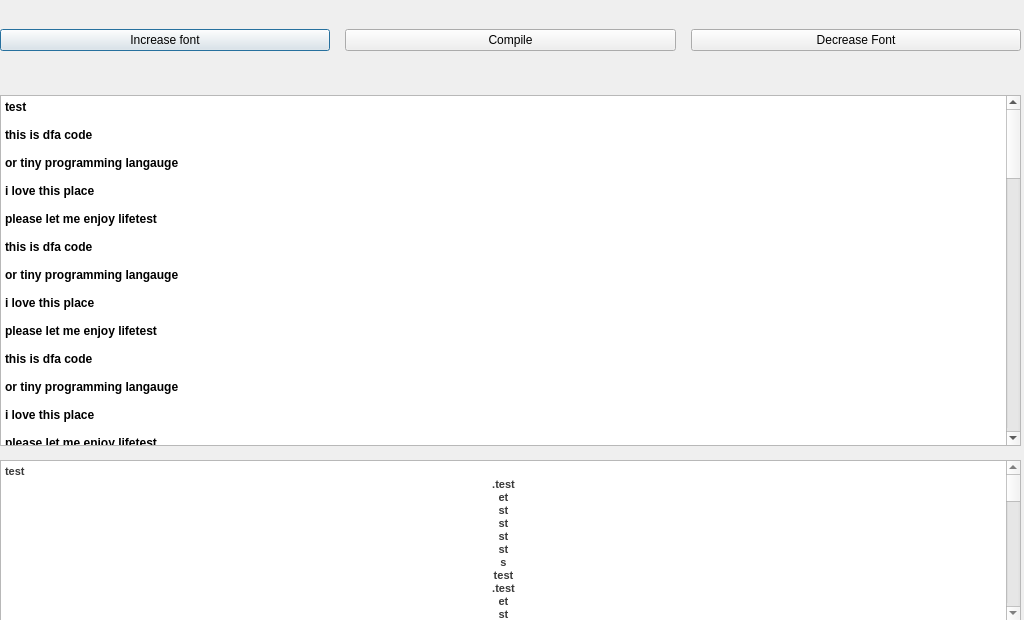
 <widget class="QDialog" name="compilerQDialog">
  <property name="geometry">
   <rect>
    <x>0</x>
    <y>0</y>
    <width>1024</width>
    <height>620</height>
   </rect>
  </property>
  <property name="sizePolicy">
   <sizepolicy hsizetype="Fixed" vsizetype="Fixed">
    <horstretch>0</horstretch>
    <verstretch>0</verstretch>
   </sizepolicy>
  </property>
  <property name="windowTitle">
   <string>TINY Compiler</string>
  </property>
  <property name="styleSheet">
   <string notr="true"/>
  </property>
  <widget class="QWidget" name="horizontalLayoutWidget">
   <property name="geometry">
    <rect>
     <x>0</x>
     <y>0</y>
     <width>1021</width>
     <height>80</height>
    </rect>
   </property>
   <layout class="QHBoxLayout" name="horizontalLayout">
    <property name="spacing">
     <number>15</number>
    </property>
    <property name="leftMargin">
     <number>0</number>
    </property>
    <property name="topMargin">
     <number>0</number>
    </property>
    <property name="rightMargin">
     <number>0</number>
    </property>
    <property name="bottomMargin">
     <number>0</number>
    </property>
    <item>
     <widget class="QPushButton" name="inc_font_button">
      <property name="toolTip">
       <string>&lt;html&gt;&lt;head/&gt;&lt;body&gt;&lt;p&gt;&lt;span style=&quot; font-size:10pt; font-style:italic;&quot;&gt;Increase font&lt;/span&gt;&lt;/p&gt;&lt;/body&gt;&lt;/html&gt;</string>
      </property>
      <property name="whatsThis">
       <string>&lt;html&gt;&lt;head/&gt;&lt;body&gt;&lt;p&gt;&lt;span style=&quot; font-size:10pt; font-style:italic;&quot;&gt;Increase font&lt;/span&gt;&lt;/p&gt;&lt;/body&gt;&lt;/html&gt;</string>
      </property>
      <property name="styleSheet">
       <string notr="true">
font: 75 12pt &quot;MS Shell Dlg 2&quot;;</string>
      </property>
      <property name="text">
       <string>Increase font</string>
      </property>
     </widget>
    </item>
    <item>
     <widget class="QPushButton" name="compile_button">
      <property name="toolTip">
       <string>&lt;html&gt;&lt;head/&gt;&lt;body&gt;&lt;p&gt;&lt;span style=&quot; font-size:10pt; font-style:italic;&quot;&gt;Execute TINY code&lt;/span&gt;&lt;/p&gt;&lt;/body&gt;&lt;/html&gt;</string>
      </property>
      <property name="whatsThis">
       <string>&lt;html&gt;&lt;head/&gt;&lt;body&gt;&lt;p&gt;&lt;span style=&quot; font-size:10pt; font-style:italic;&quot;&gt;Execute TINY code&lt;/span&gt;&lt;/p&gt;&lt;/body&gt;&lt;/html&gt;</string>
      </property>
      <property name="styleSheet">
       <string notr="true">font: 75 12pt &quot;MS Shell Dlg 2&quot;;</string>
      </property>
      <property name="text">
       <string>Compile</string>
      </property>
     </widget>
    </item>
    <item>
     <widget class="QPushButton" name="dec_font_button">
      <property name="toolTip">
       <string>&lt;html&gt;&lt;head/&gt;&lt;body&gt;&lt;p&gt;&lt;span style=&quot; font-size:10pt; font-style:italic;&quot;&gt;Decrease font&lt;/span&gt;&lt;/p&gt;&lt;/body&gt;&lt;/html&gt;</string>
      </property>
      <property name="whatsThis">
       <string>&lt;html&gt;&lt;head/&gt;&lt;body&gt;&lt;p&gt;&lt;span style=&quot; font-size:10pt; font-style:italic;&quot;&gt;Decrease font&lt;/span&gt;&lt;/p&gt;&lt;/body&gt;&lt;/html&gt;</string>
      </property>
      <property name="styleSheet">
       <string notr="true">
font: 75 12pt &quot;MS Shell Dlg 2&quot;;</string>
      </property>
      <property name="text">
       <string>Decrease Font</string>
      </property>
     </widget>
    </item>
   </layout>
  </widget>
  <widget class="QWidget" name="verticalLayoutWidget">
   <property name="geometry">
    <rect>
     <x>0</x>
     <y>80</y>
     <width>1021</width>
     <height>381</height>
    </rect>
   </property>
   <layout class="QVBoxLayout" name="verticalLayout">
    <property name="spacing">
     <number>0</number>
    </property>
    <property name="leftMargin">
     <number>0</number>
    </property>
    <property name="topMargin">
     <number>15</number>
    </property>
    <property name="rightMargin">
     <number>0</number>
    </property>
    <property name="bottomMargin">
     <number>15</number>
    </property>
    <item>
     <widget class="QPlainTextEdit" name="code_editor_plaintext">
      <property name="enabled">
       <bool>true</bool>
      </property>
      <property name="toolTip">
       <string>&lt;html&gt;&lt;head/&gt;&lt;body&gt;&lt;p&gt;&lt;span style=&quot; font-size:10pt; font-weight:400; font-style:italic;&quot;&gt;TINY code editor&lt;/span&gt;&lt;/p&gt;&lt;/body&gt;&lt;/html&gt;</string>
      </property>
      <property name="whatsThis">
       <string>&lt;html&gt;&lt;head/&gt;&lt;body&gt;&lt;p&gt;&lt;span style=&quot; font-size:10pt; font-weight:400; font-style:italic;&quot;&gt;TINY code editor&lt;/span&gt;&lt;/p&gt;&lt;/body&gt;&lt;/html&gt;</string>
      </property>
      <property name="styleSheet">
       <string notr="true">font: 75 10pt &quot;Nirmala UI&quot;;
font-weight: bold;
color: rgb(0, 0, 0);
</string>
      </property>
      <property name="plainText">
       <string>test

this is dfa code

or tiny programming langauge

i love this place

please let me enjoy lifetest

this is dfa code

or tiny programming langauge

i love this place

please let me enjoy lifetest

this is dfa code

or tiny programming langauge

i love this place

please let me enjoy lifetest

this is dfa code

or tiny programming langauge

i love this place

please let me enjoy lifetest

this is dfa code

or tiny programming langauge

i love this place

please let me enjoy lifetest

this is dfa code

or tiny programming langauge

i love this place

please let me enjoy lifetest

this is dfa code

or tiny programming langauge

i love this place

please let me enjoy lifetest

this is dfa code

or tiny programming langauge

i love this place

please let me enjoy lifetest

this is dfa code

or tiny programming langauge

i love this place

please let me enjoy lifetest

this is dfa code

or tiny programming langauge

i love this place

please let me enjoy lifetest

this is dfa code

or tiny programming langauge

i love this place

please let me enjoy lifetest

this is dfa code

or tiny programming langauge

i love this place

please let me enjoy lifetest

this is dfa code

or tiny programming langauge

i love this place

please let me enjoy lifetest

this is dfa code

or tiny programming langauge

i love this place

please let me enjoy life</string>
      </property>
     </widget>
    </item>
   </layout>
  </widget>
  <widget class="QWidget" name="gridLayoutWidget">
   <property name="geometry">
    <rect>
     <x>0</x>
     <y>460</y>
     <width>1021</width>
     <height>161</height>
    </rect>
   </property>
   <layout class="QGridLayout" name="gridLayout">
    <property name="leftMargin">
     <number>0</number>
    </property>
    <property name="topMargin">
     <number>0</number>
    </property>
    <property name="rightMargin">
     <number>0</number>
    </property>
    <property name="bottomMargin">
     <number>0</number>
    </property>
    <property name="spacing">
     <number>4</number>
    </property>
    <item row="0" column="0">
     <widget class="QTextBrowser" name="output_textbrowser">
      <property name="toolTip">
       <string>&lt;html&gt;&lt;head/&gt;&lt;body&gt;&lt;p&gt;&lt;span style=&quot; font-size:10pt; font-style:italic;&quot;&gt;Output screen&lt;/span&gt;&lt;/p&gt;&lt;/body&gt;&lt;/html&gt;</string>
      </property>
      <property name="whatsThis">
       <string>&lt;html&gt;&lt;head/&gt;&lt;body&gt;&lt;p&gt;&lt;span style=&quot; font-size:10pt; font-style:italic;&quot;&gt;Output screen&lt;/span&gt;&lt;/p&gt;&lt;/body&gt;&lt;/html&gt;</string>
      </property>
      <property name="styleSheet">
       <string notr="true">align: center;
color: rgb(57, 57, 57);</string>
      </property>
      <property name="html">
       <string>&lt;!DOCTYPE HTML PUBLIC &quot;-//W3C//DTD HTML 4.0//EN&quot; &quot;http://www.w3.org/TR/REC-html40/strict.dtd&quot;&gt;
&lt;html&gt;&lt;head&gt;&lt;meta name=&quot;qrichtext&quot; content=&quot;1&quot; /&gt;&lt;style type=&quot;text/css&quot;&gt;
p, li { white-space: pre-wrap; }
&lt;/style&gt;&lt;/head&gt;&lt;body style=&quot; font-family:'MS Shell Dlg 2'; font-size:8.25pt; font-weight:400; font-style:normal;&quot;&gt;
&lt;p style=&quot; margin-top:0px; margin-bottom:0px; margin-left:0px; margin-right:0px; -qt-block-indent:0; text-indent:0px;&quot;&gt;&lt;span style=&quot; font-weight:600;&quot;&gt;test&lt;/span&gt;&lt;/p&gt;
&lt;p align=&quot;center&quot; style=&quot; margin-top:0px; margin-bottom:0px; margin-left:0px; margin-right:0px; -qt-block-indent:0; text-indent:0px;&quot;&gt;&lt;span style=&quot; font-weight:600;&quot;&gt;.test&lt;/span&gt;&lt;/p&gt;
&lt;p align=&quot;center&quot; style=&quot; margin-top:0px; margin-bottom:0px; margin-left:0px; margin-right:0px; -qt-block-indent:0; text-indent:0px;&quot;&gt;&lt;span style=&quot; font-weight:600;&quot;&gt;et&lt;/span&gt;&lt;/p&gt;
&lt;p align=&quot;center&quot; style=&quot; margin-top:0px; margin-bottom:0px; margin-left:0px; margin-right:0px; -qt-block-indent:0; text-indent:0px;&quot;&gt;&lt;span style=&quot; font-weight:600;&quot;&gt;st&lt;/span&gt;&lt;/p&gt;
&lt;p align=&quot;center&quot; style=&quot; margin-top:0px; margin-bottom:0px; margin-left:0px; margin-right:0px; -qt-block-indent:0; text-indent:0px;&quot;&gt;&lt;span style=&quot; font-weight:600;&quot;&gt;st&lt;/span&gt;&lt;/p&gt;
&lt;p align=&quot;center&quot; style=&quot; margin-top:0px; margin-bottom:0px; margin-left:0px; margin-right:0px; -qt-block-indent:0; text-indent:0px;&quot;&gt;&lt;span style=&quot; font-weight:600;&quot;&gt;st&lt;/span&gt;&lt;/p&gt;
&lt;p align=&quot;center&quot; style=&quot; margin-top:0px; margin-bottom:0px; margin-left:0px; margin-right:0px; -qt-block-indent:0; text-indent:0px;&quot;&gt;&lt;span style=&quot; font-weight:600;&quot;&gt;st&lt;/span&gt;&lt;/p&gt;
&lt;p align=&quot;center&quot; style=&quot; margin-top:0px; margin-bottom:0px; margin-left:0px; margin-right:0px; -qt-block-indent:0; text-indent:0px;&quot;&gt;&lt;span style=&quot; font-weight:600;&quot;&gt;s&lt;/span&gt;&lt;/p&gt;
&lt;p align=&quot;center&quot; style=&quot; margin-top:0px; margin-bottom:0px; margin-left:0px; margin-right:0px; -qt-block-indent:0; text-indent:0px;&quot;&gt;&lt;span style=&quot; font-weight:600;&quot;&gt;test&lt;/span&gt;&lt;/p&gt;
&lt;p align=&quot;center&quot; style=&quot; margin-top:0px; margin-bottom:0px; margin-left:0px; margin-right:0px; -qt-block-indent:0; text-indent:0px;&quot;&gt;&lt;span style=&quot; font-weight:600;&quot;&gt;.test&lt;/span&gt;&lt;/p&gt;
&lt;p align=&quot;center&quot; style=&quot; margin-top:0px; margin-bottom:0px; margin-left:0px; margin-right:0px; -qt-block-indent:0; text-indent:0px;&quot;&gt;&lt;span style=&quot; font-weight:600;&quot;&gt;et&lt;/span&gt;&lt;/p&gt;
&lt;p align=&quot;center&quot; style=&quot; margin-top:0px; margin-bottom:0px; margin-left:0px; margin-right:0px; -qt-block-indent:0; text-indent:0px;&quot;&gt;&lt;span style=&quot; font-weight:600;&quot;&gt;st&lt;/span&gt;&lt;/p&gt;
&lt;p align=&quot;center&quot; style=&quot; margin-top:0px; margin-bottom:0px; margin-left:0px; margin-right:0px; -qt-block-indent:0; text-indent:0px;&quot;&gt;&lt;span style=&quot; font-weight:600;&quot;&gt;st&lt;/span&gt;&lt;/p&gt;
&lt;p align=&quot;center&quot; style=&quot; margin-top:0px; margin-bottom:0px; margin-left:0px; margin-right:0px; -qt-block-indent:0; text-indent:0px;&quot;&gt;&lt;span style=&quot; font-weight:600;&quot;&gt;st&lt;/span&gt;&lt;/p&gt;
&lt;p align=&quot;center&quot; style=&quot; margin-top:0px; margin-bottom:0px; margin-left:0px; margin-right:0px; -qt-block-indent:0; text-indent:0px;&quot;&gt;&lt;span style=&quot; font-weight:600;&quot;&gt;st&lt;/span&gt;&lt;/p&gt;
&lt;p align=&quot;center&quot; style=&quot; margin-top:0px; margin-bottom:0px; margin-left:0px; margin-right:0px; -qt-block-indent:0; text-indent:0px;&quot;&gt;&lt;span style=&quot; font-weight:600;&quot;&gt;s&lt;/span&gt;&lt;/p&gt;
&lt;p align=&quot;center&quot; style=&quot; margin-top:0px; margin-bottom:0px; margin-left:0px; margin-right:0px; -qt-block-indent:0; text-indent:0px;&quot;&gt;&lt;span style=&quot; font-weight:600;&quot;&gt;test&lt;/span&gt;&lt;/p&gt;
&lt;p align=&quot;center&quot; style=&quot; margin-top:0px; margin-bottom:0px; margin-left:0px; margin-right:0px; -qt-block-indent:0; text-indent:0px;&quot;&gt;&lt;span style=&quot; font-weight:600;&quot;&gt;.test&lt;/span&gt;&lt;/p&gt;
&lt;p align=&quot;center&quot; style=&quot; margin-top:0px; margin-bottom:0px; margin-left:0px; margin-right:0px; -qt-block-indent:0; text-indent:0px;&quot;&gt;&lt;span style=&quot; font-weight:600;&quot;&gt;et&lt;/span&gt;&lt;/p&gt;
&lt;p align=&quot;center&quot; style=&quot; margin-top:0px; margin-bottom:0px; margin-left:0px; margin-right:0px; -qt-block-indent:0; text-indent:0px;&quot;&gt;&lt;span style=&quot; font-weight:600;&quot;&gt;st&lt;/span&gt;&lt;/p&gt;
&lt;p align=&quot;center&quot; style=&quot; margin-top:0px; margin-bottom:0px; margin-left:0px; margin-right:0px; -qt-block-indent:0; text-indent:0px;&quot;&gt;&lt;span style=&quot; font-weight:600;&quot;&gt;st&lt;/span&gt;&lt;/p&gt;
&lt;p align=&quot;center&quot; style=&quot; margin-top:0px; margin-bottom:0px; margin-left:0px; margin-right:0px; -qt-block-indent:0; text-indent:0px;&quot;&gt;&lt;span style=&quot; font-weight:600;&quot;&gt;st&lt;/span&gt;&lt;/p&gt;
&lt;p align=&quot;center&quot; style=&quot; margin-top:0px; margin-bottom:0px; margin-left:0px; margin-right:0px; -qt-block-indent:0; text-indent:0px;&quot;&gt;&lt;span style=&quot; font-weight:600;&quot;&gt;st&lt;/span&gt;&lt;/p&gt;
&lt;p align=&quot;center&quot; style=&quot; margin-top:0px; margin-bottom:0px; margin-left:0px; margin-right:0px; -qt-block-indent:0; text-indent:0px;&quot;&gt;&lt;span style=&quot; font-weight:600;&quot;&gt;s&lt;/span&gt;&lt;/p&gt;
&lt;p align=&quot;center&quot; style=&quot; margin-top:0px; margin-bottom:0px; margin-left:0px; margin-right:0px; -qt-block-indent:0; text-indent:0px;&quot;&gt;&lt;span style=&quot; font-weight:600;&quot;&gt;test&lt;/span&gt;&lt;/p&gt;
&lt;p align=&quot;center&quot; style=&quot; margin-top:0px; margin-bottom:0px; margin-left:0px; margin-right:0px; -qt-block-indent:0; text-indent:0px;&quot;&gt;&lt;span style=&quot; font-weight:600;&quot;&gt;.test&lt;/span&gt;&lt;/p&gt;
&lt;p align=&quot;center&quot; style=&quot; margin-top:0px; margin-bottom:0px; margin-left:0px; margin-right:0px; -qt-block-indent:0; text-indent:0px;&quot;&gt;&lt;span style=&quot; font-weight:600;&quot;&gt;et&lt;/span&gt;&lt;/p&gt;
&lt;p align=&quot;center&quot; style=&quot; margin-top:0px; margin-bottom:0px; margin-left:0px; margin-right:0px; -qt-block-indent:0; text-indent:0px;&quot;&gt;&lt;span style=&quot; font-weight:600;&quot;&gt;st&lt;/span&gt;&lt;/p&gt;
&lt;p align=&quot;center&quot; style=&quot; margin-top:0px; margin-bottom:0px; margin-left:0px; margin-right:0px; -qt-block-indent:0; text-indent:0px;&quot;&gt;&lt;span style=&quot; font-weight:600;&quot;&gt;st&lt;/span&gt;&lt;/p&gt;
&lt;p align=&quot;center&quot; style=&quot; margin-top:0px; margin-bottom:0px; margin-left:0px; margin-right:0px; -qt-block-indent:0; text-indent:0px;&quot;&gt;&lt;span style=&quot; font-weight:600;&quot;&gt;st&lt;/span&gt;&lt;/p&gt;
&lt;p align=&quot;center&quot; style=&quot; margin-top:0px; margin-bottom:0px; margin-left:0px; margin-right:0px; -qt-block-indent:0; text-indent:0px;&quot;&gt;&lt;span style=&quot; font-weight:600;&quot;&gt;st&lt;/span&gt;&lt;/p&gt;
&lt;p align=&quot;center&quot; style=&quot; margin-top:0px; margin-bottom:0px; margin-left:0px; margin-right:0px; -qt-block-indent:0; text-indent:0px;&quot;&gt;&lt;span style=&quot; font-weight:600;&quot;&gt;s&lt;/span&gt;&lt;/p&gt;
&lt;p align=&quot;center&quot; style=&quot; margin-top:0px; margin-bottom:0px; margin-left:0px; margin-right:0px; -qt-block-indent:0; text-indent:0px;&quot;&gt;&lt;span style=&quot; font-weight:600;&quot;&gt;test&lt;/span&gt;&lt;/p&gt;
&lt;p align=&quot;center&quot; style=&quot; margin-top:0px; margin-bottom:0px; margin-left:0px; margin-right:0px; -qt-block-indent:0; text-indent:0px;&quot;&gt;&lt;span style=&quot; font-weight:600;&quot;&gt;.test&lt;/span&gt;&lt;/p&gt;
&lt;p align=&quot;center&quot; style=&quot; margin-top:0px; margin-bottom:0px; margin-left:0px; margin-right:0px; -qt-block-indent:0; text-indent:0px;&quot;&gt;&lt;span style=&quot; font-weight:600;&quot;&gt;et&lt;/span&gt;&lt;/p&gt;
&lt;p align=&quot;center&quot; style=&quot; margin-top:0px; margin-bottom:0px; margin-left:0px; margin-right:0px; -qt-block-indent:0; text-indent:0px;&quot;&gt;&lt;span style=&quot; font-weight:600;&quot;&gt;st&lt;/span&gt;&lt;/p&gt;
&lt;p align=&quot;center&quot; style=&quot; margin-top:0px; margin-bottom:0px; margin-left:0px; margin-right:0px; -qt-block-indent:0; text-indent:0px;&quot;&gt;&lt;span style=&quot; font-weight:600;&quot;&gt;st&lt;/span&gt;&lt;/p&gt;
&lt;p align=&quot;center&quot; style=&quot; margin-top:0px; margin-bottom:0px; margin-left:0px; margin-right:0px; -qt-block-indent:0; text-indent:0px;&quot;&gt;&lt;span style=&quot; font-weight:600;&quot;&gt;st&lt;/span&gt;&lt;/p&gt;
&lt;p align=&quot;center&quot; style=&quot; margin-top:0px; margin-bottom:0px; margin-left:0px; margin-right:0px; -qt-block-indent:0; text-indent:0px;&quot;&gt;&lt;span style=&quot; font-weight:600;&quot;&gt;st&lt;/span&gt;&lt;/p&gt;
&lt;p align=&quot;center&quot; style=&quot; margin-top:0px; margin-bottom:0px; margin-left:0px; margin-right:0px; -qt-block-indent:0; text-indent:0px;&quot;&gt;&lt;span style=&quot; font-weight:600;&quot;&gt;s&lt;/span&gt;&lt;/p&gt;
&lt;p align=&quot;center&quot; style=&quot; margin-top:0px; margin-bottom:0px; margin-left:0px; margin-right:0px; -qt-block-indent:0; text-indent:0px;&quot;&gt;&lt;span style=&quot; font-weight:600;&quot;&gt;test&lt;/span&gt;&lt;/p&gt;
&lt;p align=&quot;center&quot; style=&quot; margin-top:0px; margin-bottom:0px; margin-left:0px; margin-right:0px; -qt-block-indent:0; text-indent:0px;&quot;&gt;&lt;span style=&quot; font-weight:600;&quot;&gt;.test&lt;/span&gt;&lt;/p&gt;
&lt;p align=&quot;center&quot; style=&quot; margin-top:0px; margin-bottom:0px; margin-left:0px; margin-right:0px; -qt-block-indent:0; text-indent:0px;&quot;&gt;&lt;span style=&quot; font-weight:600;&quot;&gt;et&lt;/span&gt;&lt;/p&gt;
&lt;p align=&quot;center&quot; style=&quot; margin-top:0px; margin-bottom:0px; margin-left:0px; margin-right:0px; -qt-block-indent:0; text-indent:0px;&quot;&gt;&lt;span style=&quot; font-weight:600;&quot;&gt;st&lt;/span&gt;&lt;/p&gt;
&lt;p align=&quot;center&quot; style=&quot; margin-top:0px; margin-bottom:0px; margin-left:0px; margin-right:0px; -qt-block-indent:0; text-indent:0px;&quot;&gt;&lt;span style=&quot; font-weight:600;&quot;&gt;st&lt;/span&gt;&lt;/p&gt;
&lt;p align=&quot;center&quot; style=&quot; margin-top:0px; margin-bottom:0px; margin-left:0px; margin-right:0px; -qt-block-indent:0; text-indent:0px;&quot;&gt;&lt;span style=&quot; font-weight:600;&quot;&gt;st&lt;/span&gt;&lt;/p&gt;
&lt;p align=&quot;center&quot; style=&quot; margin-top:0px; margin-bottom:0px; margin-left:0px; margin-right:0px; -qt-block-indent:0; text-indent:0px;&quot;&gt;&lt;span style=&quot; font-weight:600;&quot;&gt;st&lt;/span&gt;&lt;/p&gt;
&lt;p align=&quot;center&quot; style=&quot; margin-top:0px; margin-bottom:0px; margin-left:0px; margin-right:0px; -qt-block-indent:0; text-indent:0px;&quot;&gt;&lt;span style=&quot; font-weight:600;&quot;&gt;s&lt;/span&gt;&lt;/p&gt;
&lt;p align=&quot;center&quot; style=&quot; margin-top:0px; margin-bottom:0px; margin-left:0px; margin-right:0px; -qt-block-indent:0; text-indent:0px;&quot;&gt;&lt;span style=&quot; font-weight:600;&quot;&gt;test&lt;/span&gt;&lt;/p&gt;
&lt;p align=&quot;center&quot; style=&quot; margin-top:0px; margin-bottom:0px; margin-left:0px; margin-right:0px; -qt-block-indent:0; text-indent:0px;&quot;&gt;&lt;span style=&quot; font-weight:600;&quot;&gt;.test&lt;/span&gt;&lt;/p&gt;
&lt;p align=&quot;center&quot; style=&quot; margin-top:0px; margin-bottom:0px; margin-left:0px; margin-right:0px; -qt-block-indent:0; text-indent:0px;&quot;&gt;&lt;span style=&quot; font-weight:600;&quot;&gt;et&lt;/span&gt;&lt;/p&gt;
&lt;p align=&quot;center&quot; style=&quot; margin-top:0px; margin-bottom:0px; margin-left:0px; margin-right:0px; -qt-block-indent:0; text-indent:0px;&quot;&gt;&lt;span style=&quot; font-weight:600;&quot;&gt;st&lt;/span&gt;&lt;/p&gt;
&lt;p align=&quot;center&quot; style=&quot; margin-top:0px; margin-bottom:0px; margin-left:0px; margin-right:0px; -qt-block-indent:0; text-indent:0px;&quot;&gt;&lt;span style=&quot; font-weight:600;&quot;&gt;st&lt;/span&gt;&lt;/p&gt;
&lt;p align=&quot;center&quot; style=&quot; margin-top:0px; margin-bottom:0px; margin-left:0px; margin-right:0px; -qt-block-indent:0; text-indent:0px;&quot;&gt;&lt;span style=&quot; font-weight:600;&quot;&gt;st&lt;/span&gt;&lt;/p&gt;
&lt;p align=&quot;center&quot; style=&quot; margin-top:0px; margin-bottom:0px; margin-left:0px; margin-right:0px; -qt-block-indent:0; text-indent:0px;&quot;&gt;&lt;span style=&quot; font-weight:600;&quot;&gt;st&lt;/span&gt;&lt;/p&gt;
&lt;p align=&quot;center&quot; style=&quot; margin-top:0px; margin-bottom:0px; margin-left:0px; margin-right:0px; -qt-block-indent:0; text-indent:0px;&quot;&gt;&lt;span style=&quot; font-weight:600;&quot;&gt;s&lt;/span&gt;&lt;/p&gt;
&lt;p align=&quot;center&quot; style=&quot; margin-top:0px; margin-bottom:0px; margin-left:0px; margin-right:0px; -qt-block-indent:0; text-indent:0px;&quot;&gt;&lt;span style=&quot; font-weight:600;&quot;&gt;test&lt;/span&gt;&lt;/p&gt;
&lt;p align=&quot;center&quot; style=&quot; margin-top:0px; margin-bottom:0px; margin-left:0px; margin-right:0px; -qt-block-indent:0; text-indent:0px;&quot;&gt;&lt;span style=&quot; font-weight:600;&quot;&gt;.test&lt;/span&gt;&lt;/p&gt;
&lt;p align=&quot;center&quot; style=&quot; margin-top:0px; margin-bottom:0px; margin-left:0px; margin-right:0px; -qt-block-indent:0; text-indent:0px;&quot;&gt;&lt;span style=&quot; font-weight:600;&quot;&gt;et&lt;/span&gt;&lt;/p&gt;
&lt;p align=&quot;center&quot; style=&quot; margin-top:0px; margin-bottom:0px; margin-left:0px; margin-right:0px; -qt-block-indent:0; text-indent:0px;&quot;&gt;&lt;span style=&quot; font-weight:600;&quot;&gt;st&lt;/span&gt;&lt;/p&gt;
&lt;p align=&quot;center&quot; style=&quot; margin-top:0px; margin-bottom:0px; margin-left:0px; margin-right:0px; -qt-block-indent:0; text-indent:0px;&quot;&gt;&lt;span style=&quot; font-weight:600;&quot;&gt;st&lt;/span&gt;&lt;/p&gt;
&lt;p align=&quot;center&quot; style=&quot; margin-top:0px; margin-bottom:0px; margin-left:0px; margin-right:0px; -qt-block-indent:0; text-indent:0px;&quot;&gt;&lt;span style=&quot; font-weight:600;&quot;&gt;st&lt;/span&gt;&lt;/p&gt;
&lt;p align=&quot;center&quot; style=&quot; margin-top:0px; margin-bottom:0px; margin-left:0px; margin-right:0px; -qt-block-indent:0; text-indent:0px;&quot;&gt;&lt;span style=&quot; font-weight:600;&quot;&gt;st&lt;/span&gt;&lt;/p&gt;
&lt;p align=&quot;center&quot; style=&quot; margin-top:0px; margin-bottom:0px; margin-left:0px; margin-right:0px; -qt-block-indent:0; text-indent:0px;&quot;&gt;&lt;span style=&quot; font-weight:600;&quot;&gt;s&lt;/span&gt;&lt;/p&gt;
&lt;p align=&quot;center&quot; style=&quot; margin-top:0px; margin-bottom:0px; margin-left:0px; margin-right:0px; -qt-block-indent:0; text-indent:0px;&quot;&gt;&lt;span style=&quot; font-weight:600;&quot;&gt;test&lt;/span&gt;&lt;/p&gt;
&lt;p align=&quot;center&quot; style=&quot; margin-top:0px; margin-bottom:0px; margin-left:0px; margin-right:0px; -qt-block-indent:0; text-indent:0px;&quot;&gt;&lt;span style=&quot; font-weight:600;&quot;&gt;.test&lt;/span&gt;&lt;/p&gt;
&lt;p align=&quot;center&quot; style=&quot; margin-top:0px; margin-bottom:0px; margin-left:0px; margin-right:0px; -qt-block-indent:0; text-indent:0px;&quot;&gt;&lt;span style=&quot; font-weight:600;&quot;&gt;et&lt;/span&gt;&lt;/p&gt;
&lt;p align=&quot;center&quot; style=&quot; margin-top:0px; margin-bottom:0px; margin-left:0px; margin-right:0px; -qt-block-indent:0; text-indent:0px;&quot;&gt;&lt;span style=&quot; font-weight:600;&quot;&gt;st&lt;/span&gt;&lt;/p&gt;
&lt;p align=&quot;center&quot; style=&quot; margin-top:0px; margin-bottom:0px; margin-left:0px; margin-right:0px; -qt-block-indent:0; text-indent:0px;&quot;&gt;&lt;span style=&quot; font-weight:600;&quot;&gt;st&lt;/span&gt;&lt;/p&gt;
&lt;p align=&quot;center&quot; style=&quot; margin-top:0px; margin-bottom:0px; margin-left:0px; margin-right:0px; -qt-block-indent:0; text-indent:0px;&quot;&gt;&lt;span style=&quot; font-weight:600;&quot;&gt;st&lt;/span&gt;&lt;/p&gt;
&lt;p align=&quot;center&quot; style=&quot; margin-top:0px; margin-bottom:0px; margin-left:0px; margin-right:0px; -qt-block-indent:0; text-indent:0px;&quot;&gt;&lt;span style=&quot; font-weight:600;&quot;&gt;st&lt;/span&gt;&lt;/p&gt;
&lt;p align=&quot;center&quot; style=&quot; margin-top:0px; margin-bottom:0px; margin-left:0px; margin-right:0px; -qt-block-indent:0; text-indent:0px;&quot;&gt;&lt;span style=&quot; font-weight:600;&quot;&gt;s&lt;/span&gt;&lt;/p&gt;
&lt;p align=&quot;center&quot; style=&quot; margin-top:0px; margin-bottom:0px; margin-left:0px; margin-right:0px; -qt-block-indent:0; text-indent:0px;&quot;&gt;&lt;span style=&quot; font-weight:600;&quot;&gt;test&lt;/span&gt;&lt;/p&gt;
&lt;p align=&quot;center&quot; style=&quot; margin-top:0px; margin-bottom:0px; margin-left:0px; margin-right:0px; -qt-block-indent:0; text-indent:0px;&quot;&gt;&lt;span style=&quot; font-weight:600;&quot;&gt;.test&lt;/span&gt;&lt;/p&gt;
&lt;p align=&quot;center&quot; style=&quot; margin-top:0px; margin-bottom:0px; margin-left:0px; margin-right:0px; -qt-block-indent:0; text-indent:0px;&quot;&gt;&lt;span style=&quot; font-weight:600;&quot;&gt;et&lt;/span&gt;&lt;/p&gt;
&lt;p align=&quot;center&quot; style=&quot; margin-top:0px; margin-bottom:0px; margin-left:0px; margin-right:0px; -qt-block-indent:0; text-indent:0px;&quot;&gt;&lt;span style=&quot; font-weight:600;&quot;&gt;st&lt;/span&gt;&lt;/p&gt;
&lt;p align=&quot;center&quot; style=&quot; margin-top:0px; margin-bottom:0px; margin-left:0px; margin-right:0px; -qt-block-indent:0; text-indent:0px;&quot;&gt;&lt;span style=&quot; font-weight:600;&quot;&gt;st&lt;/span&gt;&lt;/p&gt;
&lt;p align=&quot;center&quot; style=&quot; margin-top:0px; margin-bottom:0px; margin-left:0px; margin-right:0px; -qt-block-indent:0; text-indent:0px;&quot;&gt;&lt;span style=&quot; font-weight:600;&quot;&gt;st&lt;/span&gt;&lt;/p&gt;
&lt;p align=&quot;center&quot; style=&quot; margin-top:0px; margin-bottom:0px; margin-left:0px; margin-right:0px; -qt-block-indent:0; text-indent:0px;&quot;&gt;&lt;span style=&quot; font-weight:600;&quot;&gt;st&lt;/span&gt;&lt;/p&gt;
&lt;p align=&quot;center&quot; style=&quot; margin-top:0px; margin-bottom:0px; margin-left:0px; margin-right:0px; -qt-block-indent:0; text-indent:0px;&quot;&gt;&lt;span style=&quot; font-weight:600;&quot;&gt;s&lt;/span&gt;&lt;/p&gt;
&lt;p align=&quot;center&quot; style=&quot; margin-top:0px; margin-bottom:0px; margin-left:0px; margin-right:0px; -qt-block-indent:0; text-indent:0px;&quot;&gt;&lt;span style=&quot; font-weight:600;&quot;&gt;test&lt;/span&gt;&lt;/p&gt;
&lt;p align=&quot;center&quot; style=&quot; margin-top:0px; margin-bottom:0px; margin-left:0px; margin-right:0px; -qt-block-indent:0; text-indent:0px;&quot;&gt;&lt;span style=&quot; font-weight:600;&quot;&gt;.test&lt;/span&gt;&lt;/p&gt;
&lt;p align=&quot;center&quot; style=&quot; margin-top:0px; margin-bottom:0px; margin-left:0px; margin-right:0px; -qt-block-indent:0; text-indent:0px;&quot;&gt;&lt;span style=&quot; font-weight:600;&quot;&gt;et&lt;/span&gt;&lt;/p&gt;
&lt;p align=&quot;center&quot; style=&quot; margin-top:0px; margin-bottom:0px; margin-left:0px; margin-right:0px; -qt-block-indent:0; text-indent:0px;&quot;&gt;&lt;span style=&quot; font-weight:600;&quot;&gt;st&lt;/span&gt;&lt;/p&gt;
&lt;p align=&quot;center&quot; style=&quot; margin-top:0px; margin-bottom:0px; margin-left:0px; margin-right:0px; -qt-block-indent:0; text-indent:0px;&quot;&gt;&lt;span style=&quot; font-weight:600;&quot;&gt;st&lt;/span&gt;&lt;/p&gt;
&lt;p align=&quot;center&quot; style=&quot; margin-top:0px; margin-bottom:0px; margin-left:0px; margin-right:0px; -qt-block-indent:0; text-indent:0px;&quot;&gt;&lt;span style=&quot; font-weight:600;&quot;&gt;st&lt;/span&gt;&lt;/p&gt;
&lt;p align=&quot;center&quot; style=&quot; margin-top:0px; margin-bottom:0px; margin-left:0px; margin-right:0px; -qt-block-indent:0; text-indent:0px;&quot;&gt;&lt;span style=&quot; font-weight:600;&quot;&gt;st&lt;/span&gt;&lt;/p&gt;
&lt;p align=&quot;center&quot; style=&quot; margin-top:0px; margin-bottom:0px; margin-left:0px; margin-right:0px; -qt-block-indent:0; text-indent:0px;&quot;&gt;&lt;span style=&quot; font-weight:600;&quot;&gt;s&lt;/span&gt;&lt;/p&gt;
&lt;p align=&quot;center&quot; style=&quot; margin-top:0px; margin-bottom:0px; margin-left:0px; margin-right:0px; -qt-block-indent:0; text-indent:0px;&quot;&gt;&lt;span style=&quot; font-weight:600;&quot;&gt;test&lt;/span&gt;&lt;/p&gt;
&lt;p align=&quot;center&quot; style=&quot; margin-top:0px; margin-bottom:0px; margin-left:0px; margin-right:0px; -qt-block-indent:0; text-indent:0px;&quot;&gt;&lt;span style=&quot; font-weight:600;&quot;&gt;.test&lt;/span&gt;&lt;/p&gt;
&lt;p align=&quot;center&quot; style=&quot; margin-top:0px; margin-bottom:0px; margin-left:0px; margin-right:0px; -qt-block-indent:0; text-indent:0px;&quot;&gt;&lt;span style=&quot; font-weight:600;&quot;&gt;et&lt;/span&gt;&lt;/p&gt;
&lt;p align=&quot;center&quot; style=&quot; margin-top:0px; margin-bottom:0px; margin-left:0px; margin-right:0px; -qt-block-indent:0; text-indent:0px;&quot;&gt;&lt;span style=&quot; font-weight:600;&quot;&gt;st&lt;/span&gt;&lt;/p&gt;
&lt;p align=&quot;center&quot; style=&quot; margin-top:0px; margin-bottom:0px; margin-left:0px; margin-right:0px; -qt-block-indent:0; text-indent:0px;&quot;&gt;&lt;span style=&quot; font-weight:600;&quot;&gt;st&lt;/span&gt;&lt;/p&gt;
&lt;p align=&quot;center&quot; style=&quot; margin-top:0px; margin-bottom:0px; margin-left:0px; margin-right:0px; -qt-block-indent:0; text-indent:0px;&quot;&gt;&lt;span style=&quot; font-weight:600;&quot;&gt;st&lt;/span&gt;&lt;/p&gt;
&lt;p align=&quot;center&quot; style=&quot; margin-top:0px; margin-bottom:0px; margin-left:0px; margin-right:0px; -qt-block-indent:0; text-indent:0px;&quot;&gt;&lt;span style=&quot; font-weight:600;&quot;&gt;st&lt;/span&gt;&lt;/p&gt;
&lt;p align=&quot;center&quot; style=&quot; margin-top:0px; margin-bottom:0px; margin-left:0px; margin-right:0px; -qt-block-indent:0; text-indent:0px;&quot;&gt;&lt;span style=&quot; font-weight:600;&quot;&gt;s&lt;/span&gt;&lt;/p&gt;
&lt;p align=&quot;center&quot; style=&quot; margin-top:0px; margin-bottom:0px; margin-left:0px; margin-right:0px; -qt-block-indent:0; text-indent:0px;&quot;&gt;&lt;span style=&quot; font-weight:600;&quot;&gt;test&lt;/span&gt;&lt;/p&gt;
&lt;p align=&quot;center&quot; style=&quot; margin-top:0px; margin-bottom:0px; margin-left:0px; margin-right:0px; -qt-block-indent:0; text-indent:0px;&quot;&gt;&lt;span style=&quot; font-weight:600;&quot;&gt;.test&lt;/span&gt;&lt;/p&gt;
&lt;p align=&quot;center&quot; style=&quot; margin-top:0px; margin-bottom:0px; margin-left:0px; margin-right:0px; -qt-block-indent:0; text-indent:0px;&quot;&gt;&lt;span style=&quot; font-weight:600;&quot;&gt;et&lt;/span&gt;&lt;/p&gt;
&lt;p align=&quot;center&quot; style=&quot; margin-top:0px; margin-bottom:0px; margin-left:0px; margin-right:0px; -qt-block-indent:0; text-indent:0px;&quot;&gt;&lt;span style=&quot; font-weight:600;&quot;&gt;st&lt;/span&gt;&lt;/p&gt;
&lt;p align=&quot;center&quot; style=&quot; margin-top:0px; margin-bottom:0px; margin-left:0px; margin-right:0px; -qt-block-indent:0; text-indent:0px;&quot;&gt;&lt;span style=&quot; font-weight:600;&quot;&gt;st&lt;/span&gt;&lt;/p&gt;
&lt;p align=&quot;center&quot; style=&quot; margin-top:0px; margin-bottom:0px; margin-left:0px; margin-right:0px; -qt-block-indent:0; text-indent:0px;&quot;&gt;&lt;span style=&quot; font-weight:600;&quot;&gt;st&lt;/span&gt;&lt;/p&gt;
&lt;p align=&quot;center&quot; style=&quot; margin-top:0px; margin-bottom:0px; margin-left:0px; margin-right:0px; -qt-block-indent:0; text-indent:0px;&quot;&gt;&lt;span style=&quot; font-weight:600;&quot;&gt;st&lt;/span&gt;&lt;/p&gt;
&lt;p align=&quot;center&quot; style=&quot; margin-top:0px; margin-bottom:0px; margin-left:0px; margin-right:0px; -qt-block-indent:0; text-indent:0px;&quot;&gt;&lt;span style=&quot; font-weight:600;&quot;&gt;s&lt;/span&gt;&lt;/p&gt;
&lt;p align=&quot;center&quot; style=&quot;-qt-paragraph-type:empty; margin-top:0px; margin-bottom:0px; margin-left:0px; margin-right:0px; -qt-block-indent:0; text-indent:0px; font-weight:600;&quot;&gt;&lt;br /&gt;&lt;/p&gt;&lt;/body&gt;&lt;/html&gt;</string>
      </property>
     </widget>
    </item>
   </layout>
  </widget>
 </widget>
